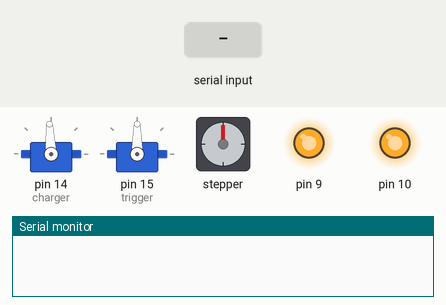
A sketch run on a simulated Arduino Uno, built with avr-gcc and run on an emulated ATmega328P. Parts: 2 × servo, stepper motor, output pins drawn as LEDs (lit = HIGH), the last lines printed to the serial monitor. The test bench sets the inputs (shaded band). Stepper angles assume 500 steps per turn.

Above: at 1.2 s.
1.3 s: "l90\n" received over Serial
At 2.3 s:
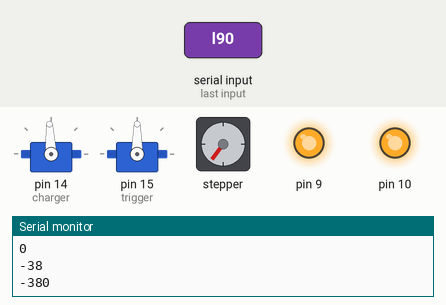
3.4 s: "l,45\n" received over Serial
At 5.0 s:
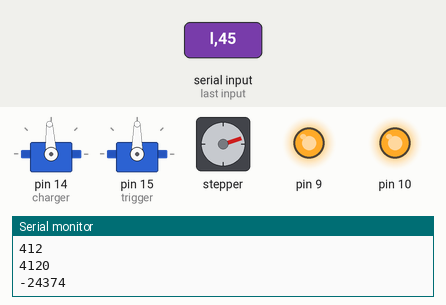
5.5 s: "r90\n" received over Serial
At 5.95 s:
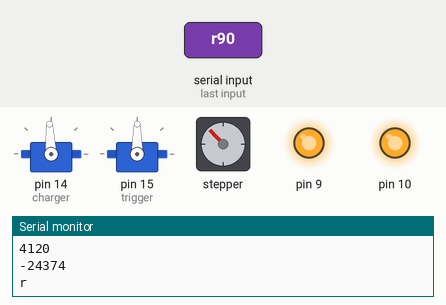
7.6 s: "s90\n" received over Serial
At 8.4 s:
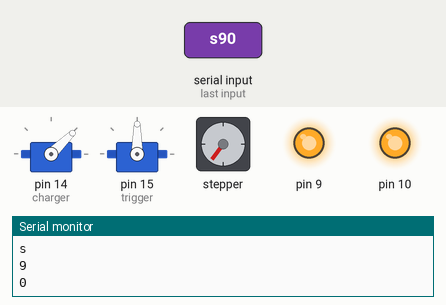
10.3 s: "l" received over Serial
At 10.75 s:
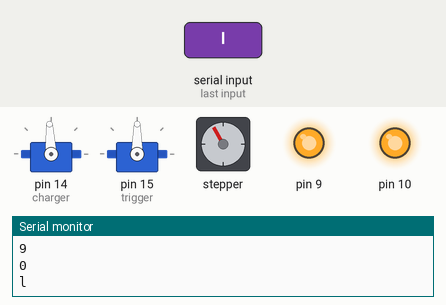
Timing chart, 0 to 13.3 s (numbered marks = the images above; inputs shaded):
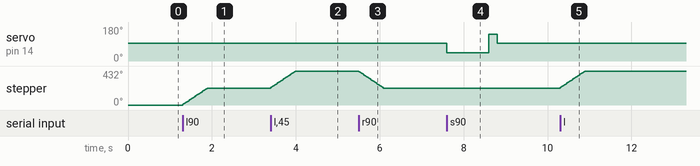

The sketch:

Sentry_Controls.ino
```cpp
#include <Stepper.h>
#include <Servo.h>

int inByte = 0;
char inData[5] = {0};
//int inData[0]Count = 0;
int index = 0;
int controlLRModifier;
char alt = 1;
int chargepos = 0;
int triggerpos = 0;
unsigned long time = 0;
int state = 0;


const int stepsPerRevolution = 500;
Stepper lemotor(stepsPerRevolution, 8,11,12,13);
//Stepper landscape(stepsPerRevolution, 8,11,12,13);
//Stepper portrait(stepsPerRevolution, 8,11,12,13);
Servo charger;
Servo trigger;

void setup(){
  charger.attach(14); //Digital Pin 1
  trigger.attach(15); //Digital Pin 2

  lemotor.setSpeed(60);
  Serial.begin(9600);
  pinMode(9,OUTPUT);
  pinMode(10,OUTPUT);
  digitalWrite(9,HIGH);
  digitalWrite(10,HIGH);
}

void loop() {
//  charger.write(180);
  while(Serial.available() > 0 && Serial.peek() != '#') {
    inByte = Serial.read();
    inData[index] = inByte;
    Serial.println(inData[index]);
    index++;
    inData[index] = '0';
  }
  Serial.read();
  if (inData[1] == '0') {alt = 1;}
  else {alt = inData[1] - '0';}

  if (index > 1) {
    if (index = 2) {
  controlLRModifier = inData[1] - '0';
    }
  while(inData[index] != '\0') {
    Serial.println(controlLRModifier);
  controlLRModifier = (controlLRModifier * 10 + inData[index] - '0');
  index++;
    }
        Serial.println(controlLRModifier);
  }
  index = 0;
//  Serial.println("Indata: ");
//  Serial.println(inData[0]);
//  Serial.println("inData[0]Count: ");
//  Serial.println(inData[0]Count);
//
//  if (inData[0] == 'c') {
//  charger.attach(14);
//  if (state == 1) {
//    time = millis();
//    state = 2;
//  }
//  charger.writeMicroseconds(1000);
//  if (millis() - time > 300) {
//    inData[0] = 0;
//    state = 3;
//  }
//
//  charger.write(180);
//  inData[0] = '0';
//  } else
  if (inData[0] == 'l') {
    lemotor.step(stepsPerRevolution * 6 / alt / 10);
    inData[0] ='0';
  } else if (inData[0] == 'r') {
    lemotor.step(-stepsPerRevolution * 6 / alt / 10);
    inData[0] ='0';
  } else if (inData[0] == 's' && state == 0) {
  charger.attach(14);
  if (state == 0) {
    time = millis();
    state = 1;
  }
  } else if (state != 0) {
  if (state == 1) {
  charger.writeMicroseconds(1000);
  }
  if (millis() - time > 1000 && state == 1) {
    state = 2;
  }
  if (state == 2) {
    time = millis();
    state = 3;
  }
  if (state == 3) {
  charger.writeMicroseconds(2000);
  }
  if (millis() - time > 200 && state == 3) {
    charger.writeMicroseconds(1500);
    charger.detach();
    inData[0] = 0;
    state = 0;
  }
//  } else if (inData[0] == 'u') {
//  charger.attach(14);
//  if (state == 4) {
//    time = millis();
//    state = 5;
//  }
//  charger.writeMicroseconds(2000);
//  if (millis() - time > 200) {
//    inData[0] = 0;
//    state = 6;
//  }
//  charger.attach(14);
//  charger.writeMicroseconds(2000);
//  charger.write(0);
//  inData[0] = '0';
  } else {
//    charger.write(90);
    charger.writeMicroseconds(1500);
    charger.detach();
  }
//  Serial.flush();
}
```

Measured:
- after the input at 1.3 s, stepper: turns 216° clockwise in 0.58 s, starting at once
- after the input at 3.4 s, stepper: turns 216° clockwise in 0.58 s, starting at once
- after the input at 5.5 s, stepper: turns 216° counter-clockwise in 0.58 s, starting at once
- after the input at 7.6 s, servo on pin 14 (charger): 93° → 44° at once, → 141° 1.0 s later, → 93° 0.20 s later
- after the input at 10.3 s, stepper: turns 216° clockwise in 0.58 s, starting at once
